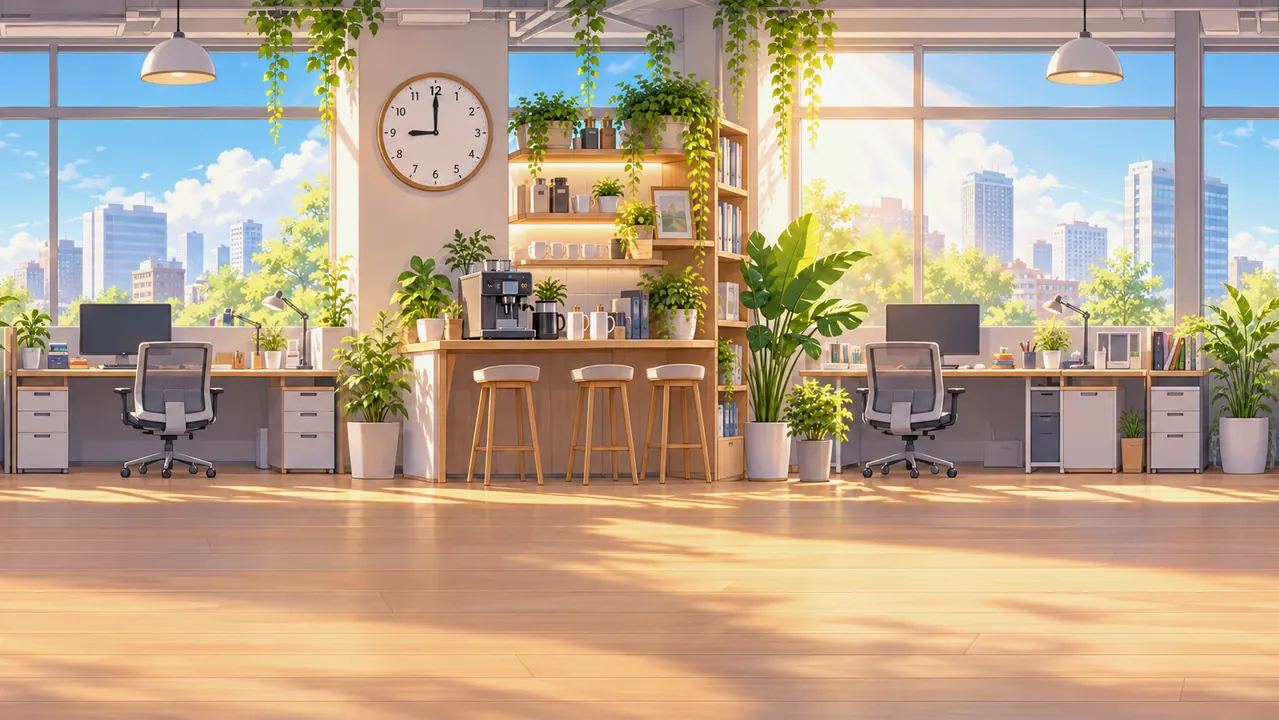
#> input picture art/bg/bg1.webp, 1279 x 720 px, given in place of bg1_shift.png, which was not available
$ python seam.py
#> lines starting #> are read from the running program, lines starting #| are printed output that depends on the picture; pictures that were not available may be replaced by others from this repository, and a replacement may not be noted
"""背景左右無縫化（只用 Pillow）
做法：
  1. prep：原圖 work/gen/bgN.png 往右捲半張寬 → work/seam/bgN_shift.png
     （捲過之後左右兩邊本來就是原圖中段、天生接得起來；接縫跑到正中間）
  2. 用 GPT 重畫中間那條接縫（tools/run.sh seam_bgN，參考圖就是 bgN_shift.png）→ work/gen/seam_bgN.png
  3. build：GPT 圖對齊回 shift 圖（縮放＋位移搜尋、色彩增益校正），
     在左右兩區各找一條「兩張差異最小」的上下路徑，路徑之間用 GPT 圖、外側用原圖，邊緣羽化
     → art/bg/bgN.webp；並輸出 work/seam/check_bgN.jpg（兩張並排，接縫在正中間）與總表 work/seam_check.jpg
用法:
  python3 tools/seam.py prep
  python3 tools/seam.py build [1 2 3 4 5]
"""
import sys, os
from PIL import Image, ImageChops, ImageFilter, ImageStat, ImageDraw, ImageEnhance

os.chdir(os.path.join(os.path.dirname(os.path.abspath(__file__)), ".."))
OUT_H = 720          # 輸出高度（遊戲以 300 高畫，720 夠清楚）
DS = 4               # 對齊與找路徑用的縮小倍率
FEATHER = 10         # 羽化半徑（全尺寸 px）
# 每張的色調微調（亮度, 飽和度, 對比），讓五張放一起不會差太多
TONE = {1: (0.97, 0.96, 1.0), 2: (0.97, 0.95, 1.0), 3: (1.0, 1.0, 1.0), 4: (1.0, 0.96, 1.0), 5: (1.04, 0.97, 1.0)}


def prep():
    os.makedirs("work/seam", exist_ok=True)
    for i in range(1, 6):
        im = Image.open(f"work/gen/bg{i}.png").convert("RGB")
        ImageChops.offset(im, im.width // 2, 0).save(f"work/seam/bg{i}_shift.png")
        print("shift", i)


def warp(im, s, dx, dy):
    """以中心縮放 s、再位移 (dx,dy)；輸出同尺寸"""
    W, H = im.size
    cx, cy = W / 2, H / 2
    # 反向映射：src = (dst - c - d)/s + c
    a = 1 / s
    return im.transform((W, H), Image.AFFINE, (a, 0, cx - (cx + dx) * a, 0, a, cy - (cy + dy) * a), Image.BILINEAR)


def score(S, G, box):
    d = ImageChops.difference(S.crop(box), G.crop(box))
    return sum(ImageStat.Stat(d).mean)


def align(S, G):
    """在外側 30% 的區域找最好的縮放/位移（縮小圖上暴力搜尋，再細調）"""
    w, h = S.width // DS, S.height // DS
    s_ = S.resize((w, h), Image.BILINEAR).filter(ImageFilter.GaussianBlur(1))
    g_ = G.resize((w, h), Image.BILINEAR).filter(ImageFilter.GaussianBlur(1))
    boxes = [(int(w * 0.04), int(h * 0.04), int(w * 0.30), int(h * 0.96)),
             (int(w * 0.70), int(h * 0.04), int(w * 0.96), int(h * 0.96))]
    f = lambda s, dx, dy: sum(score(s_, warp(g_, s, dx, dy), b) for b in boxes)
    best = (f(1, 0, 0), 1, 0, 0)
    for s in [0.96, 0.98, 1.0, 1.02, 1.04]:
        for dx in range(-8, 9, 2):
            for dy in range(-8, 9, 2):
                v = f(s, dx, dy)
                if v < best[0]: best = (v, s, dx, dy)
    _, s0, x0, y0 = best
    for s in [s0 - 0.01, s0 - 0.005, s0, s0 + 0.005, s0 + 0.01]:
        for dx in [x0 - 1, x0 - 0.5, x0, x0 + 0.5, x0 + 1]:
            for dy in [y0 - 1, y0 - 0.5, y0, y0 + 0.5, y0 + 1]:
                v = f(s, dx, dy)
                if v < best[0]: best = (v, s, dx, dy)
    v, s, dx, dy = best
    return s, dx * DS, dy * DS, v / 6


def gain(S, G):
    """GPT 圖整體色偏：用外側區域的平均值做每通道增益"""
    W, H = S.size
    ms = [0, 0, 0]; mg = [0, 0, 0]
    for b in [(int(W * .05), 0, int(W * .3), H), (int(W * .7), 0, int(W * .95), H)]:
        a, c = ImageStat.Stat(S.crop(b)).mean, ImageStat.Stat(G.crop(b)).mean
        for k in range(3): ms[k] += a[k]; mg[k] += c[k]
    k = [max(0.85, min(1.15, ms[i] / max(1, mg[i]))) for i in range(3)]
    ch = [c.point(lambda v, kk=kk: min(255, int(v * kk + .5))) for c, kk in zip(G.split(), k)]
    return Image.merge("RGB", ch), k


def min_path(D, x0, x1):
    """D: 灰階差異圖（縮小），在欄 [x0,x1) 找上到下累計差異最小的路徑，回傳每列的 x"""
    w, h = D.size
    px = D.load()
    INF = 1e18
    cost = [[INF] * w for _ in range(h)]
    back = [[0] * w for _ in range(h)]
    for x in range(x0, x1): cost[0][x] = px[x, 0]
    for y in range(1, h):
        prev, row, br = cost[y - 1], cost[y], back[y]
        for x in range(x0, x1):
            bx, bv = x, prev[x]
            if x > x0 and prev[x - 1] < bv: bx, bv = x - 1, prev[x - 1]
            if x < x1 - 1 and prev[x + 1] < bv: bx, bv = x + 1, prev[x + 1]
            row[x] = bv + px[x, y]; br[x] = bx
    x = min(range(x0, x1), key=lambda i: cost[h - 1][i])
    path = [0] * h
    for y in range(h - 1, -1, -1):
        path[y] = x; x = back[y][x]
    return path


def build(i):
#> called with i = 1
    S = Image.open(f"work/seam/bg{i}_shift.png").convert("RGB")
#> S is the input picture: PIL image 1279x720 RGB; mean R, G, B 183.7, 163.5, 140.1
    W, H = S.size
#> W = 1279; H = 720
    G = Image.open(f"work/gen/seam_bg{i}.png").convert("RGB").resize((W, H), Image.LANCZOS)
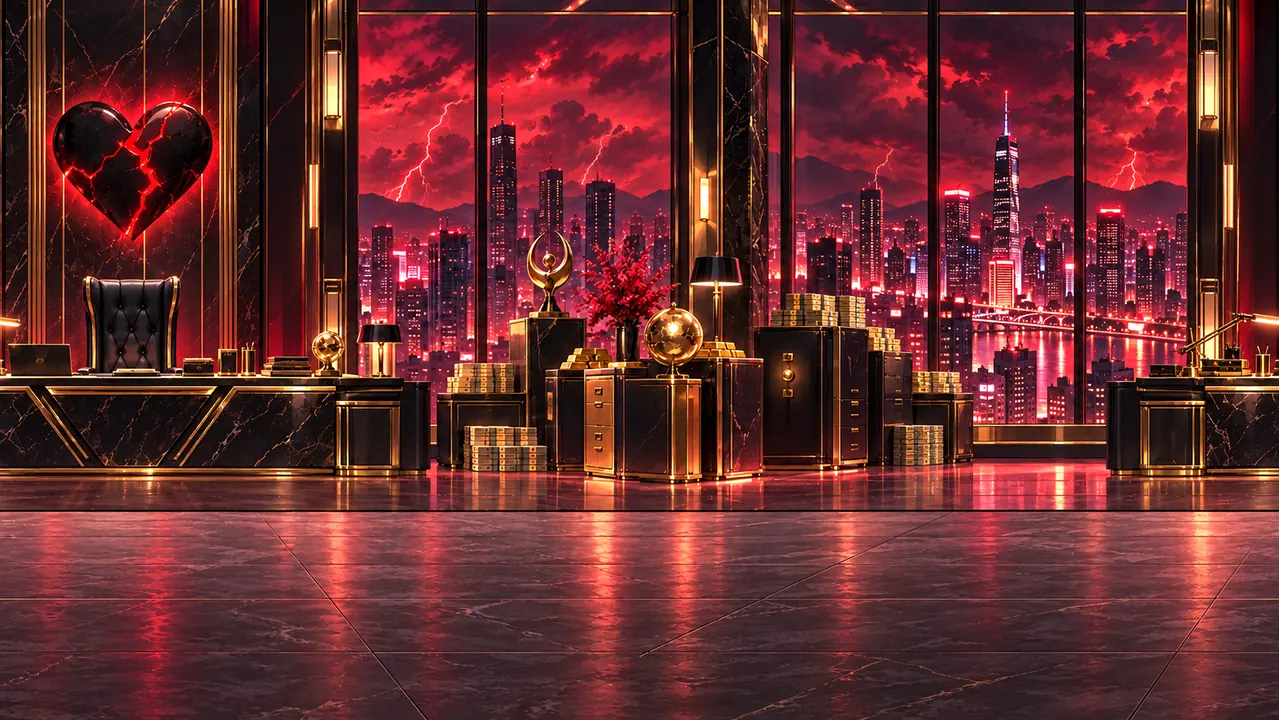
#> input picture art/bg/bg10.webp, 1279 x 720 px, given in place of seam_bg1.png, which was not available
#> G is the input picture: PIL image 1279x720 RGB; mean R, G, B 102.3, 44, 45.3
    s, dx, dy, err = align(S, G)
#> in align, `best = (f(1, 0, 0), 1, 0, 0)`: best = (651.9, 1, 0, 0)
#> the loop in align, `for s in [0.96, 0.98, 1.0, 1.02, 1.04]:` made 5 passes
#> pass 1, in score (call 5), `d = ImageChops.difference(S.crop(box), G.crop(box))`:
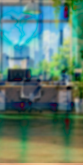
#> d: PIL image 83x165 RGB; mean R, G, B 92.1, 127.7, 114.4
#> pass 1, in score (call 6), `d = ImageChops.difference(S.crop(box), G.crop(box))`:
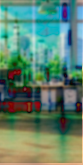
#> d: PIL image 83x165 RGB; mean R, G, B 92.2, 128.6, 110.1
#> the loop in align, `for s in [s0 - 0.01, s0 - 0.005, s0, s0 + 0.005, s0 + 0.01]:` made 5 passes
#> s on passes 1 to 5: 1.03, 1.04, 1.04, 1.04, 1.05
#> pass 1, in score (call 814), `d = ImageChops.difference(S.crop(box), G.crop(box))`:
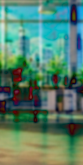
#> d: PIL image 83x165 RGB; mean R, G, B 83.7, 126.6, 107.1
    G = warp(G, s, dx, dy)
    G, k = gain(S, G)
    # 差異圖（縮小、模糊），加上離中心越遠越便宜的偏好（盡量多用原圖、但要避開不一致處）
    w, h = W // DS, H // DS
    D = ImageChops.difference(S.resize((w, h), Image.BILINEAR), G.resize((w, h), Image.BILINEAR))
    D = D.convert("L").filter(ImageFilter.GaussianBlur(2)).point(lambda v: v * 2 + 4)
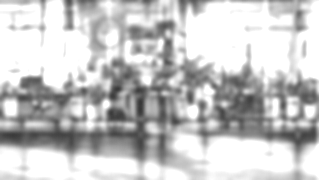
#> D: PIL image 319x180 L; min 56, max 255, mean 197.6
    pl = min_path(D, int(w * 0.10), int(w * 0.40))
    pr = min_path(D, int(w * 0.60), int(w * 0.90))
    M = Image.new("L", (w, h), 0)
#> M: PIL image 319x180 L; every value is 0
    dr = ImageDraw.Draw(M)
    for y in range(h): dr.line([(pl[y], y), (pr[y], y)], fill=255)
    M = M.resize((W, H), Image.BILINEAR).filter(ImageFilter.GaussianBlur(FEATHER))
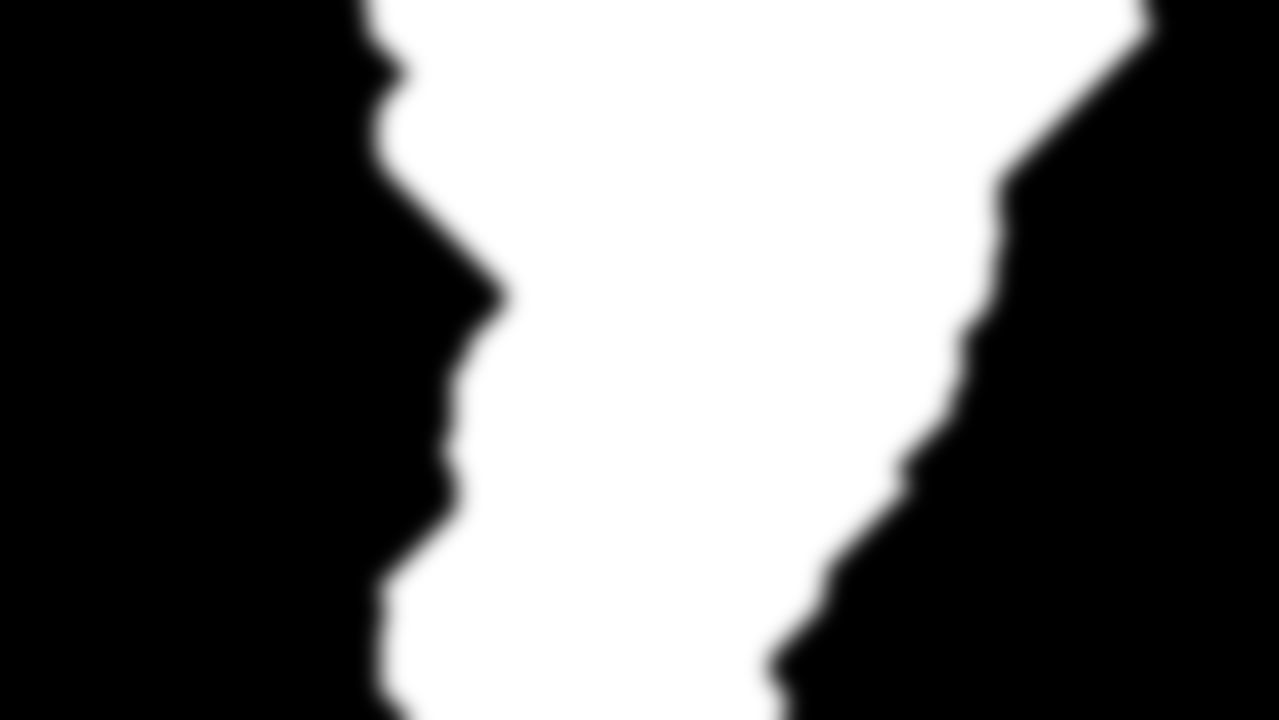
#> M: PIL image 1279x720 L; min 0, max 255, mean 105.2
    out = Image.composite(G, S, M)
    b, c, ct = TONE.get(i, (1, 1, 1))
    out = ImageEnhance.Contrast(ImageEnhance.Color(ImageEnhance.Brightness(out).enhance(b)).enhance(c)).enhance(ct)
    out = out.resize((round(W * OUT_H / H), OUT_H), Image.LANCZOS)
    dst = f"art/bg/bg{i}.webp"
    out.save(dst, "WEBP", quality=78, method=6)
    # 檢查圖：兩張並排（接縫在正中間）＋ 上方小三角標出 GPT 區的左右界
    cw = out.width // 2
    t = out.resize((cw, OUT_H // 2), Image.LANCZOS)
    chk = Image.new("RGB", (cw * 2, t.height + 14), (30, 30, 30))
#> chk: PIL image 1278x374 RGB; every value is 30
    chk.paste(t, (0, 14)); chk.paste(t, (cw, 14))
#> after `chk.paste(t, (cw, 14))`:
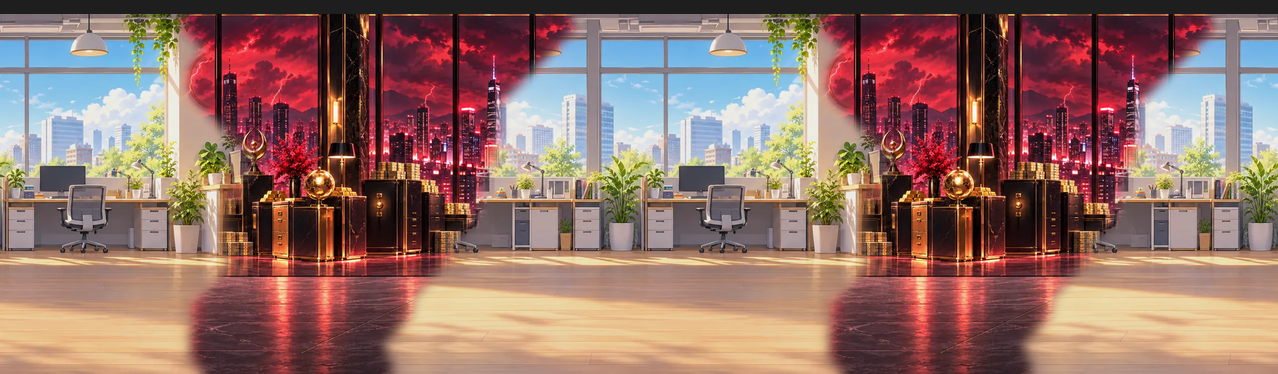
#> chk: PIL image 1278x374 RGB; mean R, G, B 146.8, 111.8, 103.5
    d2 = ImageDraw.Draw(chk)
    for off in (0, cw):
        for xs in (sum(pl) / h, sum(pr) / h):
            xx = off + xs / w * cw
            d2.polygon([(xx - 5, 2), (xx + 5, 2), (xx, 12)], fill=(255, 200, 0))
    d2.polygon([(cw - 6, 2), (cw + 6, 2), (cw, 12)], fill=(255, 60, 60))
    chk.save(f"work/seam/check_bg{i}.jpg", quality=85)
    print(f"bg{i}: align s={s:.3f} dx={dx:.0f} dy={dy:.0f} err={err:.1f} gain={[round(x,3) for x in k]} -> {dst} {out.size} {os.path.getsize(dst)//1024}KB")
#| bg1: align s=1.050 dx=-36 dy=6 err=106.5 gain=[1.15, 1.15, 1.15] -> art/bg/bg1.webp (1279, 720) 97KB


def sheet():
    ims = [Image.open(f"work/seam/check_bg{i}.jpg") for i in range(1, 6) if os.path.exists(f"work/seam/check_bg{i}.jpg")]
    if not ims: return
    w = max(im.width for im in ims)
    sh = Image.new("RGB", (w, sum(im.height + 6 for im in ims)), (30, 30, 30))
    y = 0
    for im in ims: sh.paste(im, (0, y)); y += im.height + 6
    sh.save("work/seam_check.jpg", quality=82)
    print("sheet work/seam_check.jpg")


if __name__ == "__main__":
    cmd = sys.argv[1] if len(sys.argv) > 1 else "build"
    if cmd == "prep": prep()
    else:
#> (the run stopped early here; a loop or call above may not have finished)
